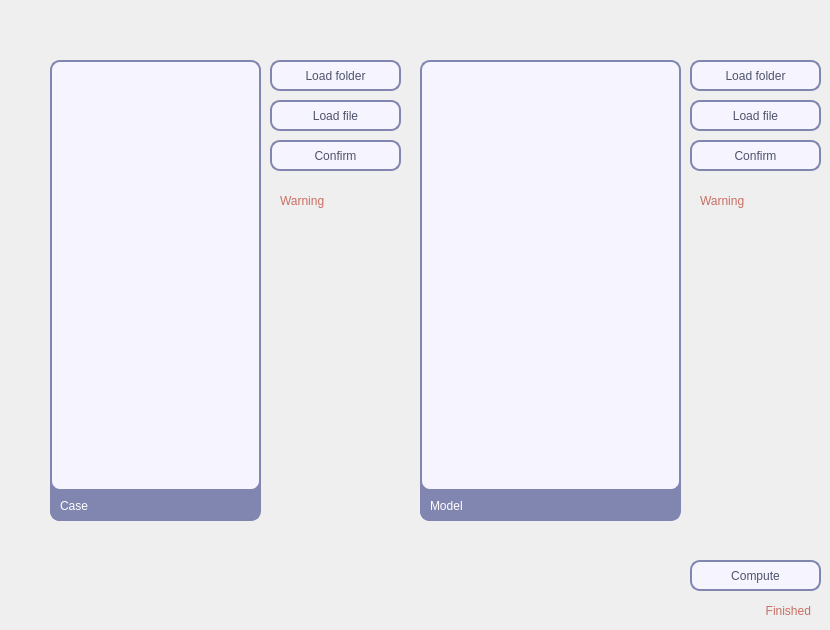
    <widget class="QWidget" name="Output">
     <attribute name="title">
      <string>Implementation</string>
     </attribute>
     <widget class="QPushButton" name="OutputConfirm">
      <property name="geometry">
       <rect>
        <x>270</x>
        <y>140</y>
        <width>131</width>
        <height>31</height>
       </rect>
      </property>
      <property name="layoutDirection">
       <enum>Qt::LeftToRight</enum>
      </property>
      <property name="styleSheet">
       <string notr="true">QPushButton{
font:13pt &quot;Dubai&quot;;
color:#4e526b;
background-color:#f6f5ff;
border-radius:10px;
border-style:solid;
border-width:2px;
border-color:#8186b0;
padding:5px;
}

QPushButton::hover{
color:#ffffff;
background-color:#9fa7e7;
border-color:#8186b0;
}

QPushButton::pressed,QPushButton::checked{
color:#ffffff;
background-color:qlineargradient(spread:pad, x1:0, y1:0, x2:0, y2:1, stop:0 #9099d1, stop:1 #b0bbff)
}</string>
      </property>
      <property name="text">
       <string>Confirm</string>
      </property>
      <property name="checkable">
       <bool>true</bool>
      </property>
     </widget>
     <widget class="QListWidget" name="CaseOption">
      <property name="geometry">
       <rect>
        <x>50</x>
        <y>60</y>
        <width>211</width>
        <height>431</height>
       </rect>
      </property>
      <property name="contextMenuPolicy">
       <enum>Qt::DefaultContextMenu</enum>
      </property>
      <property name="styleSheet">
       <string notr="true">QListWidget{font:12pt &quot;Dubai&quot;;
color:#4e526b;
background-color:#f6f5ff;
border-radius:10px;
border-style:solid;
border-width:2px;
border-color:#8186b0;
padding:5px;
alternate-background-color:beige;}

QListWidget::item:selected {color:#ffffff;
background-color:#9fa7e7;}
QListWidget::item:hover {color:#ffffff;
background-color:qlineargradient(spread:pad, x1:0, y1:0, x2:0, y2:1, stop:0 #9099d1, stop:1 #b0bbff);}</string>
      </property>
     </widget>
     <widget class="QPushButton" name="OutputLoad">
      <property name="geometry">
       <rect>
        <x>270</x>
        <y>100</y>
        <width>131</width>
        <height>31</height>
       </rect>
      </property>
      <property name="styleSheet">
       <string notr="true">QPushButton{
font:13pt &quot;Dubai&quot;;
color:#4e526b;
background-color:#f6f5ff;
border-radius:10px;
border-style:solid;
border-width:2px;
border-color:#8186b0;
padding:5px;
}

QPushButton::hover{
color:#ffffff;
background-color:#9fa7e7;
border-color:#8186b0;
}

QPushButton::pressed,QPushButton::checked{
color:#ffffff;
background-color:qlineargradient(spread:pad, x1:0, y1:0, x2:0, y2:1, stop:0 #9099d1, stop:1 #b0bbff)
}
</string>
      </property>
      <property name="text">
       <string>Load file</string>
      </property>
      <property name="checkable">
       <bool>false</bool>
      </property>
      <property name="autoRepeat">
       <bool>false</bool>
      </property>
      <property name="autoDefault">
       <bool>false</bool>
      </property>
      <property name="default">
       <bool>false</bool>
      </property>
      <property name="flat">
       <bool>false</bool>
      </property>
     </widget>
     <widget class="QPushButton" name="OutputConfirm2">
      <property name="geometry">
       <rect>
        <x>690</x>
        <y>140</y>
        <width>131</width>
        <height>31</height>
       </rect>
      </property>
      <property name="layoutDirection">
       <enum>Qt::LeftToRight</enum>
      </property>
      <property name="styleSheet">
       <string notr="true">QPushButton{
font:13pt &quot;Dubai&quot;;
color:#4e526b;
background-color:#f6f5ff;
border-radius:10px;
border-style:solid;
border-width:2px;
border-color:#8186b0;
padding:5px;
}

QPushButton::hover{
color:#ffffff;
background-color:#9fa7e7;
border-color:#8186b0;
}

QPushButton::pressed,QPushButton::checked{
color:#ffffff;
background-color:qlineargradient(spread:pad, x1:0, y1:0, x2:0, y2:1, stop:0 #9099d1, stop:1 #b0bbff)
}</string>
      </property>
      <property name="text">
       <string>Confirm</string>
      </property>
      <property name="checkable">
       <bool>true</bool>
      </property>
     </widget>
     <widget class="QListWidget" name="ModelOption">
      <property name="geometry">
       <rect>
        <x>420</x>
        <y>60</y>
        <width>261</width>
        <height>431</height>
       </rect>
      </property>
      <property name="styleSheet">
       <string notr="true">QListWidget{font:12pt &quot;Dubai&quot;;
color:#4e526b;
background-color:#f6f5ff;
border-radius:10px;
border-style:solid;
border-width:2px;
border-color:#8186b0;
padding:5px;
alternate-background-color:beige;}

QListWidget::item:selected {color:#ffffff;
background-color:#9fa7e7;}
QListWidget::item:hover {color:#ffffff;
background-color:qlineargradient(spread:pad, x1:0, y1:0, x2:0, y2:1, stop:0 #9099d1, stop:1 #b0bbff);}</string>
      </property>
     </widget>
     <widget class="QPushButton" name="OutputLoad2">
      <property name="geometry">
       <rect>
        <x>690</x>
        <y>100</y>
        <width>131</width>
        <height>31</height>
       </rect>
      </property>
      <property name="styleSheet">
       <string notr="true">QPushButton{
font:13pt &quot;Dubai&quot;;
color:#4e526b;
background-color:#f6f5ff;
border-radius:10px;
border-style:solid;
border-width:2px;
border-color:#8186b0;
padding:5px;
}

QPushButton::hover{
color:#ffffff;
background-color:#9fa7e7;
border-color:#8186b0;
}

QPushButton::pressed,QPushButton::checked{
color:#ffffff;
background-color:qlineargradient(spread:pad, x1:0, y1:0, x2:0, y2:1, stop:0 #9099d1, stop:1 #b0bbff)
}
</string>
      </property>
      <property name="text">
       <string>Load file</string>
      </property>
      <property name="checkable">
       <bool>false</bool>
      </property>
      <property name="autoRepeat">
       <bool>false</bool>
      </property>
      <property name="autoDefault">
       <bool>false</bool>
      </property>
      <property name="default">
       <bool>false</bool>
      </property>
      <property name="flat">
       <bool>false</bool>
      </property>
     </widget>
     <widget class="QWidget" name="bgwidget" native="true">
      <property name="geometry">
       <rect>
        <x>50</x>
        <y>120</y>
        <width>211</width>
        <height>401</height>
       </rect>
      </property>
      <property name="styleSheet">
       <string notr="true">font:12pt &quot;Dubai&quot;;
background-color:#8186b0;
border-radius:10px;
border-style:solid;
border-width:2px;
border-color:#8186b0;
padding:5px;
alternate-background-color:beige;</string>
      </property>
      <widget class="QLabel" name="CaseText">
       <property name="geometry">
        <rect>
         <x>0</x>
         <y>370</y>
         <width>91</width>
         <height>31</height>
        </rect>
       </property>
       <property name="styleSheet">
        <string notr="true">color:#ffffff;
font:14pt &quot;Dubai&quot;;</string>
       </property>
       <property name="text">
        <string>Case</string>
       </property>
      </widget>
     </widget>
     <widget class="QWidget" name="bgwidget2" native="true">
      <property name="geometry">
       <rect>
        <x>420</x>
        <y>90</y>
        <width>261</width>
        <height>431</height>
       </rect>
      </property>
      <property name="styleSheet">
       <string notr="true">font:12pt &quot;Dubai&quot;;
background-color:#8186b0;
border-radius:10px;
border-style:solid;
border-width:2px;
border-color:#8186b0;
padding:5px;
alternate-background-color:beige;</string>
      </property>
      <widget class="QLabel" name="ModelText">
       <property name="geometry">
        <rect>
         <x>0</x>
         <y>400</y>
         <width>91</width>
         <height>31</height>
        </rect>
       </property>
       <property name="styleSheet">
        <string notr="true">color:#ffffff;
font:14pt &quot;Dubai&quot;;</string>
       </property>
       <property name="text">
        <string>Model</string>
       </property>
      </widget>
     </widget>
     <widget class="QPushButton" name="Compute">
      <property name="geometry">
       <rect>
        <x>690</x>
        <y>560</y>
        <width>131</width>
        <height>31</height>
       </rect>
      </property>
      <property name="styleSheet">
       <string notr="true">QPushButton{
font:13pt &quot;Dubai&quot;;
color:#4e526b;
background-color:#f6f5ff;
border-radius:10px;
border-style:solid;
border-width:2px;
border-color:#8186b0;
padding:5px;
}

QPushButton::hover{
color:#ffffff;
background-color:#9fa7e7;
border-color:#8186b0;
}

QPushButton::pressed,QPushButton::checked{
color:#ffffff;
background-color:qlineargradient(spread:pad, x1:0, y1:0, x2:0, y2:1, stop:0 #9099d1, stop:1 #b0bbff)
}
</string>
      </property>
      <property name="text">
       <string>Compute</string>
      </property>
      <property name="checkable">
       <bool>false</bool>
      </property>
      <property name="autoRepeat">
       <bool>false</bool>
      </property>
      <property name="autoDefault">
       <bool>false</bool>
      </property>
      <property name="default">
       <bool>false</bool>
      </property>
      <property name="flat">
       <bool>false</bool>
      </property>
     </widget>
     <widget class="QLabel" name="Warning">
      <property name="geometry">
       <rect>
        <x>280</x>
        <y>180</y>
        <width>91</width>
        <height>41</height>
       </rect>
      </property>
      <property name="styleSheet">
       <string notr="true">font:11pt &quot;Dubai&quot;;
color:#c86f63;</string>
      </property>
      <property name="text">
       <string>Warning</string>
      </property>
      <property name="wordWrap">
       <bool>true</bool>
      </property>
     </widget>
     <widget class="QLabel" name="Warning2">
      <property name="geometry">
       <rect>
        <x>700</x>
        <y>180</y>
        <width>101</width>
        <height>41</height>
       </rect>
      </property>
      <property name="styleSheet">
       <string notr="true">font:11pt &quot;Dubai&quot;;
color:#c86f63;</string>
      </property>
      <property name="text">
       <string>Warning</string>
      </property>
      <property name="wordWrap">
       <bool>true</bool>
      </property>
     </widget>
     <widget class="QLabel" name="Finished">
      <property name="geometry">
       <rect>
        <x>710</x>
        <y>600</y>
        <width>101</width>
        <height>21</height>
       </rect>
      </property>
      <property name="styleSheet">
       <string notr="true">font:13pt &quot;Dubai&quot;;
color:#c86f63;</string>
      </property>
      <property name="text">
       <string>Finished</string>
      </property>
      <property name="alignment">
       <set>Qt::AlignRight|Qt::AlignTrailing|Qt::AlignVCenter</set>
      </property>
     </widget>
     <widget class="QPushButton" name="OutputLoad3">
      <property name="geometry">
       <rect>
        <x>270</x>
        <y>60</y>
        <width>131</width>
        <height>31</height>
       </rect>
      </property>
      <property name="styleSheet">
       <string notr="true">QPushButton{
font:13pt &quot;Dubai&quot;;
color:#4e526b;
background-color:#f6f5ff;
border-radius:10px;
border-style:solid;
border-width:2px;
border-color:#8186b0;
padding:5px;
}

QPushButton::hover{
color:#ffffff;
background-color:#9fa7e7;
border-color:#8186b0;
}

QPushButton::pressed,QPushButton::checked{
color:#ffffff;
background-color:qlineargradient(spread:pad, x1:0, y1:0, x2:0, y2:1, stop:0 #9099d1, stop:1 #b0bbff)
}
</string>
      </property>
      <property name="text">
       <string>Load folder</string>
      </property>
      <property name="checkable">
       <bool>false</bool>
      </property>
      <property name="autoRepeat">
       <bool>false</bool>
      </property>
      <property name="autoDefault">
       <bool>false</bool>
      </property>
      <property name="default">
       <bool>false</bool>
      </property>
      <property name="flat">
       <bool>false</bool>
      </property>
     </widget>
     <widget class="QPushButton" name="OutputLoad4">
      <property name="geometry">
       <rect>
        <x>690</x>
        <y>60</y>
        <width>131</width>
        <height>31</height>
       </rect>
      </property>
      <property name="styleSheet">
       <string notr="true">QPushButton{
font:13pt &quot;Dubai&quot;;
color:#4e526b;
background-color:#f6f5ff;
border-radius:10px;
border-style:solid;
border-width:2px;
border-color:#8186b0;
padding:5px;
}

QPushButton::hover{
color:#ffffff;
background-color:#9fa7e7;
border-color:#8186b0;
}

QPushButton::pressed,QPushButton::checked{
color:#ffffff;
background-color:qlineargradient(spread:pad, x1:0, y1:0, x2:0, y2:1, stop:0 #9099d1, stop:1 #b0bbff)
}
</string>
      </property>
      <property name="text">
       <string>Load folder</string>
      </property>
      <property name="checkable">
       <bool>false</bool>
      </property>
      <property name="autoRepeat">
       <bool>false</bool>
      </property>
      <property name="autoDefault">
       <bool>false</bool>
      </property>
      <property name="default">
       <bool>false</bool>
      </property>
      <property name="flat">
       <bool>false</bool>
      </property>
     </widget>
     <zorder>bgwidget2</zorder>
     <zorder>bgwidget</zorder>
     <zorder>OutputConfirm</zorder>
     <zorder>CaseOption</zorder>
     <zorder>OutputLoad</zorder>
     <zorder>OutputConfirm2</zorder>
     <zorder>ModelOption</zorder>
     <zorder>OutputLoad2</zorder>
     <zorder>Compute</zorder>
     <zorder>Warning</zorder>
     <zorder>Warning2</zorder>
     <zorder>Finished</zorder>
     <zorder>OutputLoad3</zorder>
     <zorder>OutputLoad4</zorder>
    </widget>
